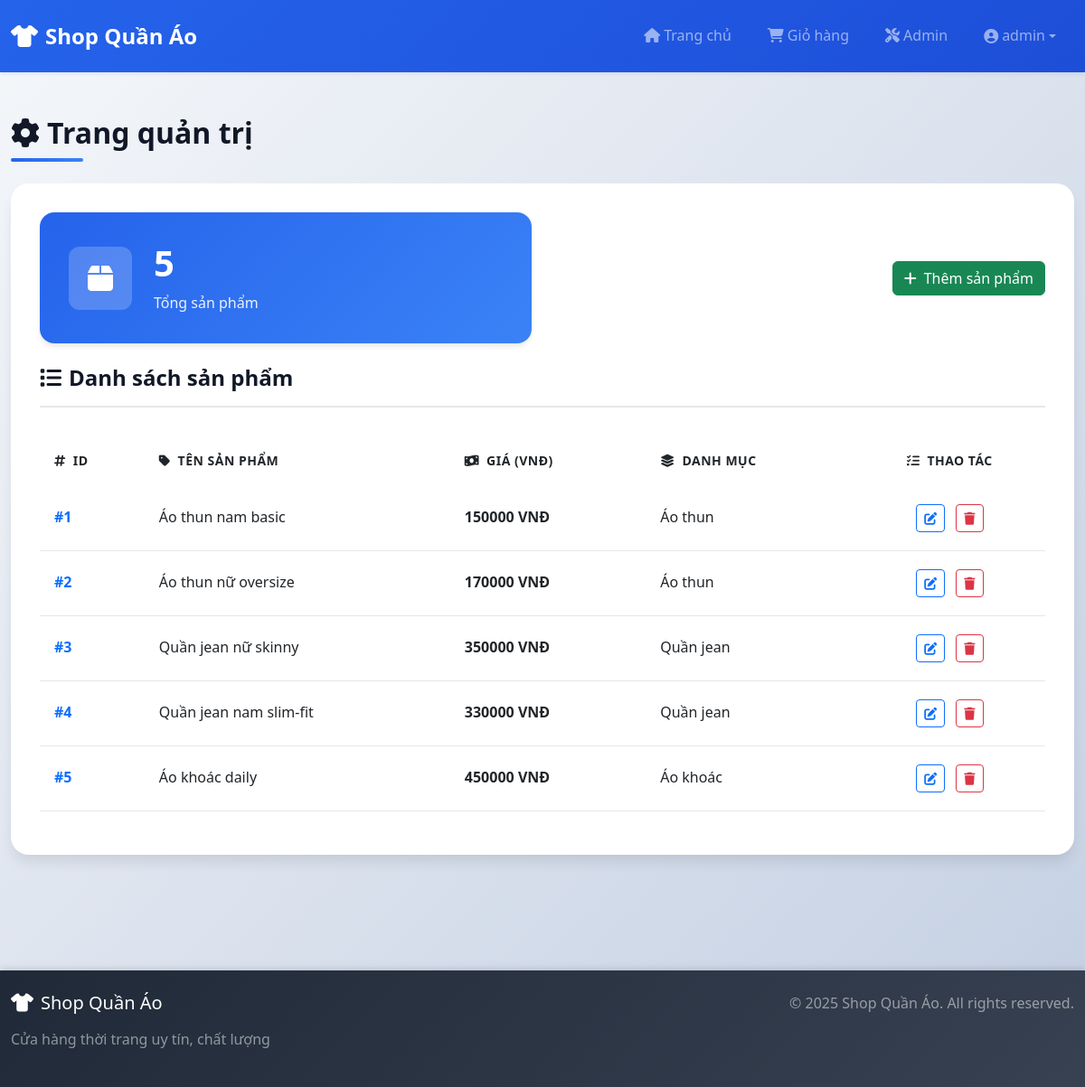
The page /admin (signed in) on the database its author committed.
### tables this page shows
CREATE TABLE sanpham (
        id INTEGER PRIMARY KEY AUTOINCREMENT,
        ten TEXT,              -- tên sản phẩm
        gia INTEGER,           -- giá
        quantity INTEGER,      -- số lượng tồn
        size TEXT,             -- các size, ví dụ: "M,L,XL,XXL"
        color TEXT,            -- màu sắc
        description TEXT,      -- mô tả sản phẩm
        category_id INTEGER,   -- loại sản phẩm (danh mục)
        product_type TEXT,     -- loại chi tiết hơn nếu cần (ví dụ: unisex, basic, slim-fit)
        created_at TEXT,       -- ngày tạo
        FOREIGN KEY (category_id) REFERENCES categories(id)
    );

CREATE TABLE categories (
        id INTEGER PRIMARY KEY AUTOINCREMENT,
        name TEXT UNIQUE
    );

### app.py (the view)
@app.route("/admin")
def admin():
    if session.get("role") != "admin":
        return "URL không khả dụng - bạn không có quyền truy cập trang quản trị.", 403
    conn = get_db()
    c = conn.cursor()
    c.execute("SELECT * FROM sanpham")
    products = c.fetchall()
    c.execute("SELECT * FROM categories")
    categories = {row["id"]: row["name"] for row in c.fetchall()}
    return render_template("admin.html", products=products, categories=categories)

### app.py (called while the page is built)
def get_db():
    if 'db' not in g:
        g.db = sqlite3.connect(current_app.config['DATABASE'])
        g.db.row_factory = sqlite3.Row
    return g.db

### templates/admin.html
{% extends "base.html" %}
{% block content %}
<div class="admin-header mb-4">
    <h2 class="section-title">
        <i class="fas fa-cog me-2"></i>Trang quản trị
    </h2>
    <div class="section-divider"></div>
</div>
<div class="admin-container">
    <div class="admin-stats mb-4">
        <div class="stat-card">
            <div class="stat-icon">
                <i class="fas fa-box"></i>
            </div>
            <div class="stat-content">
                <h3 class="stat-number">{{ products|length }}</h3>
                <p class="stat-label">Tổng sản phẩm</p>
            </div>
        </div>
        <div class="ms-auto d-flex align-items-center">
            <a href="/admin/product/new" class="btn btn-success">
                <i class="fas fa-plus me-2"></i>Thêm sản phẩm
            </a>
        </div>
    </div>
    <div class="admin-table-wrapper">
        <div class="table-header mb-3">
            <h5 class="table-title">
                <i class="fas fa-list me-2"></i>Danh sách sản phẩm
            </h5>
        </div>
        {% if products %}
        <div class="table-responsive">
            <table class="table admin-table">
                <thead>
                    <tr>
                        <th scope="col">
                            <i class="fas fa-hashtag me-2"></i>ID
                        </th>
                        <th scope="col">
                            <i class="fas fa-tag me-2"></i>Tên sản phẩm
                        </th>
                        <th scope="col">
                            <i class="fas fa-money-bill-wave me-2"></i>Giá (VNĐ)
                        </th>
                        <th scope="col">
                            <i class="fas fa-layer-group me-2"></i>Danh mục
                        </th>
                        <th scope="col" class="text-center">
                            <i class="fas fa-tasks me-2"></i>Thao tác
                        </th>
                    </tr>
                </thead>
                <tbody>
                    {% for p in products %}
                    <tr>
                        <td class="fw-bold text-primary">#{{ p['id'] }}</td>
                        <td>{{ p['ten'] }}</td>
                        <td class="fw-bold">{{ p['gia']|int }} VNĐ</td>
                        <td>{{ categories.get(p['category_id']) or '—' }}</td>
                        <td class="text-center">
                            <a href="/admin/product/{{ p['id'] }}/edit" class="btn btn-sm btn-outline-primary me-2">
                                <i class="fas fa-edit"></i>
                            </a>
                            <form method="post" action="/admin/product/{{ p['id'] }}/delete" class="d-inline" onsubmit="return confirm('Bạn có chắc muốn xóa sản phẩm này?');">
                                <button type="submit" class="btn btn-sm btn-outline-danger">
                                    <i class="fas fa-trash"></i>
                                </button>
                            </form>
                        </td>
                    </tr>
                    {% endfor %}
                </tbody>
            </table>
        </div>
        {% else %}
        <div class="empty-state">
            <i class="fas fa-inbox fa-3x mb-3 text-muted"></i>
            <p class="text-muted">Chưa có sản phẩm nào</p>
        </div>
        {% endif %}
    </div>
</div>
{% endblock %}

### templates/base.html (shortened to what this page needs)
<!DOCTYPE html>
<html lang="vi">
<head>
    <link rel="stylesheet" href="https://cdn.jsdelivr.net/npm/bootstrap@5.3.0/dist/css/bootstrap.min.css">
    <link rel="stylesheet" href="https://cdnjs.cloudflare.com/ajax/libs/font-awesome/6.4.0/css/all.min.css">
    <link rel="stylesheet" href="{{ url_for('static', filename='css/style.css') }}">
</head>
<body>
    <nav class="navbar navbar-expand-lg navbar-dark bg-primary shadow-sm">
        <div class="container">
            <a class="navbar-brand fw-bold" href="/">
                <i class="fas fa-tshirt me-2"></i>Shop Quần Áo
            </a>
            <div class="collapse navbar-collapse" id="navbarNav">
                <ul class="navbar-nav ms-auto">
                    <li class="nav-item">
                        <a class="nav-link" href="/">
                            <i class="fas fa-home me-1"></i>Trang chủ
                        </a>
                    </li>
                    <li class="nav-item">
                        <a class="nav-link" href="/cart">
                            <i class="fas fa-shopping-cart me-1"></i>Giỏ hàng
                        </a>
                    </li>
                    {% if session.get('role') == 'admin' %}
                    <li class="nav-item">
                        <a class="nav-link" href="/admin">
                            <i class="fas fa-tools me-1"></i>Admin
                        </a>
                    </li>
                    {% endif %}
                    {% if session.get('user') %}
                    <li class="nav-item dropdown">
                        <a class="nav-link dropdown-toggle d-flex align-items-center" href="#" id="userMenu" role="button" data-bs-toggle="dropdown" aria-expanded="false">
                            <i class="fas fa-user-circle me-1"></i>
                            <span>{{ session['user'] }}</span>
                        </a>
                    </li>
                    {% endif %}
                </ul>
            </div>
        </div>
    </nav>
    <main class="main-content">
        <div class="container my-5">
            {% block content %}{% endblock %}
        </div>
    </main>
    <footer class="footer mt-5">
        <div class="container py-4">
            <div class="row">
                <div class="col-md-6">
                    <h5 class="text-white mb-3">
                        <i class="fas fa-tshirt me-2"></i>Shop Quần Áo
                    </h5>
                    <p class="text-white-50">Cửa hàng thời trang uy tín, chất lượng</p>
                </div>
                <div class="col-md-6 text-md-end">
                    <p class="text-white-50 mb-0">
                        &copy; 2025 Shop Quần Áo. All rights reserved.
                    </p>
                </div>
            </div>
        </div>
    </footer>
</body>
</html>

### static/css/style.css (style rules this page uses)
:root { --primary-color: #2563eb; --primary-dark: #1d4ed8; --primary-light: #3b82f6; --secondary-color: #10b981; --danger-color: #ef4444; --warning-color: #f59e0b; --dark-color: #1f2937; --light-color: #f9fafb; --border-color: #e5e7eb; --text-dark: #111827; --text-muted: #6b7280; --shadow-sm: 0 1px 2px 0 rgba(0, 0, 0, 0.05); --shadow-md: 0 4px 6px -1px rgba(0, 0, 0, 0.1); --shadow-lg: 0 10px 15px -3px rgba(0, 0, 0, 0.1); --shadow-xl: 0 20px 25px -5px rgba(0, 0, 0, 0.1); --transition: all 0.3s ease; }
* { margin: 0; padding: 0; box-sizing: border-box; }
body { font-family: 'Segoe UI', Tahoma, Geneva, Verdana, sans-serif; background: linear-gradient(135deg, #f5f7fa 0%, #c3cfe2 100%); min-height: 100vh; color: var(--text-dark); line-height: 1.6; }
.navbar { background: linear-gradient(135deg, var(--primary-color) 0%, var(--primary-dark) 100%) !important; box-shadow: var(--shadow-md); padding: 1rem 0; }
.navbar-brand { font-size: 1.5rem; font-weight: 700; transition: var(--transition); }
.nav-link { font-weight: 500; transition: var(--transition); padding: 0.5rem 1rem !important; border-radius: 8px; margin: 0 0.25rem; }
.main-content { min-height: calc(100vh - 200px); padding-bottom: 2rem; }
.container { max-width: 1200px; }
.products-header, .cart-header, .admin-header { margin-bottom: 2rem; }
.section-title { font-size: 2rem; font-weight: 700; color: var(--text-dark); margin-bottom: 0.5rem; }
.section-divider { height: 4px; width: 80px; background: linear-gradient(90deg, var(--primary-color), var(--primary-light)); border-radius: 2px; margin-top: 0.5rem; }
.admin-container { background: #fff; border-radius: 20px; padding: 2rem; box-shadow: var(--shadow-lg); }
.admin-stats { display: grid; grid-template-columns: repeat(auto-fit, minmax(250px, 1fr)); gap: 1.5rem; margin-bottom: 2rem; }
.stat-card { background: linear-gradient(135deg, var(--primary-color), var(--primary-light)); border-radius: 16px; padding: 2rem; display: flex; align-items: center; color: #fff; box-shadow: var(--shadow-md); }
.stat-icon { width: 70px; height: 70px; background: rgba(255, 255, 255, 0.2); border-radius: 12px; display: flex; align-items: center; justify-content: center; font-size: 2rem; margin-right: 1.5rem; }
.stat-content { flex: 1; }
.stat-number { font-size: 2.5rem; font-weight: 700; margin-bottom: 0.5rem; }
.stat-label { font-size: 1rem; opacity: 0.9; margin: 0; }
.admin-table-wrapper { background: #fff; }
.table-header { padding-bottom: 1rem; border-bottom: 2px solid var(--border-color); }
.table-title { font-size: 1.5rem; font-weight: 700; color: var(--text-dark); margin: 0; }
.admin-table { margin-top: 1rem; }
.admin-table thead { background: linear-gradient(135deg, var(--primary-color), var(--primary-light)); color: #fff; }
.admin-table thead th { border: none; padding: 1rem; font-weight: 600; text-transform: uppercase; font-size: 0.875rem; letter-spacing: 0.5px; }
.admin-table tbody tr { transition: var(--transition); border-bottom: 1px solid var(--border-color); }
.admin-table tbody td { padding: 1.25rem 1rem; vertical-align: middle; }
.footer { background: linear-gradient(135deg, var(--dark-color), #374151); color: #fff; margin-top: 4rem; box-shadow: 0 -4px 6px -1px rgba(0, 0, 0, 0.1); }
html { scroll-behavior: smooth; }

### rows shown on the page
sanpham: id "1", ten "Áo thun nam basic", gia "150000"
categories: name "Áo thun"
sanpham: id "2", ten "Áo thun nữ oversize", gia "170000"
sanpham: id "3", ten "Quần jean nữ skinny", gia "350000"
categories: name "Quần jean"
sanpham: id "4", ten "Quần jean nam slim-fit", gia "330000"
sanpham: id "5", ten "Áo khoác daily", gia "450000"
categories: name "Áo khoác"

### other values the page prints
{{ session['user'] }} "admin"
{{ products|length }} "5"
